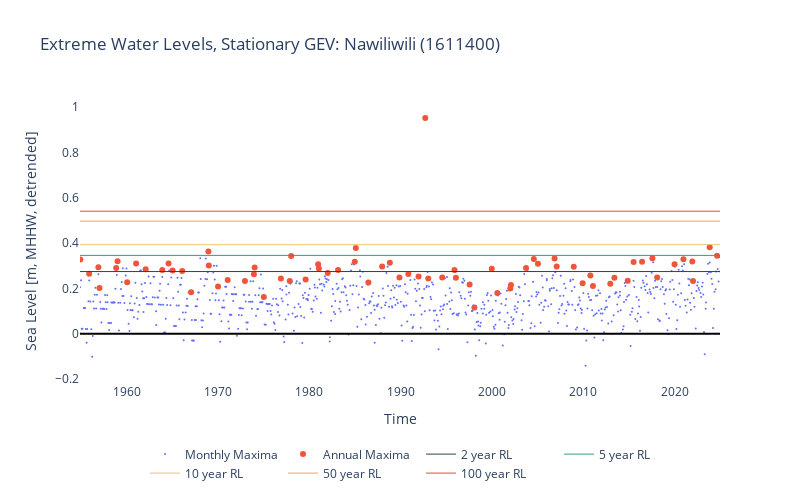

Notebook cell for this chart:
### Markdown cell above
```{glue:figure} SL_extremes_timeseries
:name: "SL_extremes_timeseries"

Extreme water levels at {glue:text}`station_name`, plotted with the background long-term trend removed. The 2,10,50, and 100 return levels are shown in blue, green, yellow and orange respectively. Both monthly and yearly maxima are obtained using the block maxima method. The GEV-derived stationary return levels are derived using the pyextremes python package. One key takeaway from this figure: removing the trend shows that we've had some significant events in the past that do not show up in our rankings. 
```

### Code cell
import plotly.graph_objects as go


fig = go.Figure()

# Add monthly maxima as a line
fig.add_trace(go.Scatter(x=BM_month.index, y=BM_month, mode='markers', name='Monthly Maxima', marker=dict(size=2)))

# Add annual maxima as scatter points
fig.add_trace(go.Scatter(x=BM_year.index, y=BM_year, mode='markers', name='Annual Maxima'))


colors = ['#264653',  # dark cyan
          '#2a9d8f',  # teal
          '#e9c46a',  # sandy yellow
          '#f4a261',  # sandy orange
          "#f14b22"]  # dark orange


# Add return levels as labeled lines
for i, period in enumerate(return_periods):
    fig.add_trace(go.Scatter(x=[BM_month.index.min(), BM_month.index.max()],
                             y=[summary.loc[period, 'Water Level (m, MHHW)']] * 2,
                             mode='lines',
                             line=dict(color=colors[i], width=1),
                             name=f'{period} year RL'))
    
# Add a bold black line at 0 for MHHW
fig.add_hline(y=0, line=dict(color='black', width=2))

# Set titles and labels
fig.update_layout(title=f'Extreme Water Levels, Stationary GEV: {station_name} ({station_id})',
                  xaxis_title='Time',
                  yaxis_title='Sea Level [m, MHHW, detrended]',
                  legend=dict(x=0.5, xanchor='center', y=-0.2, orientation='h', bgcolor='rgba(255,255,255,0.8)'),
                  plot_bgcolor='white',  # Set plot background to white
                  paper_bgcolor='white')  # Set overall background to white

# Set x-axis limits if needed
fig.update_xaxes(range=[BM_month.index.min(), BM_month.index.max()])
fig.update_layout(width=800, height=500,autosize=False)
# Show the figure
fig.show()

# save the figure
figname = 'SL_extremes_monthly_annual_maxima_' + station_name + '.html'

fig.write_html(output_dir / figname)

### Figure 1 — Plotly figure (JSON) as saved in the notebook; plotly's stock layout.template omitted (floating-point values rounded to 4 significant figures; data arrays with more than 128 entries replaced by an {"elided": "..."} marker saying what was removed)
{"data": [{"marker": {"size": 2}, "mode": "markers", "name": "Monthly Maxima", "type": "scatter", "x": {"elided": "841 str values"}, "y": {"elided": "841 float values"}}, {"mode": "markers", "name": "Annual Maxima", "type": "scatter", "x": ["1954-12-10T14:00:00.000000000", "1955-11-29T14:00:00.000000000", "1956-12-01T13:00:00.000000000", "1957-01-16T14:00:00.000000000", "1958-11-12T14:00:00.000000000", "1959-01-08T13:00:00.000000000", "1960-01-27T14:00:00.000000000", "1961-01-17T15:00:00.000000000", "1962-02-04T14:00:00.000000000", "1963-12-01T14:00:00.000000000", "1964-08-07T01:00:00.000000000", "1965-01-17T14:00:00.000000000", "1966-02-05T14:00:00.000000000", "1967-01-25T14:00:00.000000000", "1968-12-18T13:00:00.000000000", "1969-01-02T14:00:00.000000000", "1970-01-06T13:00:00.000000000", "1971-01-27T14:00:00.000000000", "1972-12-17T11:00:00.000000000", "1973-12-10T14:00:00.000000000", "1974-01-07T13:00:00.000000000", "1975-01-10T13:00:00.000000000", "1976-11-22T15:00:00.000000000", "1977-11-11T14:00:00.000000000", "1978-01-07T13:00:00.000000000", "1979-08-08T02:00:00.000000000", "1980-12-21T14:00:00.000000000", "1981-01-19T13:00:00.000000000", "1982-01-09T13:00:00.000000000", "1983-02-25T13:00:00.000000000", "1984-12-23T15:00:00.000000000", "1985-02-04T14:00:00.000000000", "1986-06-22T02:00:00.000000000", "1987-12-22T15:00:00.000000000", "1988-10-26T14:00:00.000000000", "1989-11-13T14:00:00.000000000", "1990-11-04T15:00:00.000000000", "1991-12-19T13:00:00.000000000", "1992-09-12T02:00:00.000000000", "1993-01-09T15:00:00.000000000", "1994-07-22T01:00:00.000000000", "1995-11-22T14:00:00.000000000", "1996-01-19T13:00:00.000000000", "1997-07-20T02:00:00.000000000", "1998-01-28T15:00:00.000000000", "1999-12-22T14:00:00.000000000", "2000-07-31T02:00:00.000000000", "2001-12-31T15:00:00.000000000", "2002-01-29T15:00:00.000000000", "2003-09-24T00:00:00.000000000", "2004-07-31T01:00:00.000000000", "2005-01-11T15:00:00.000000000", "2006-11-06T14:00:00.000000000", "2007-01-30T13:00:00.000000000", "2008-12-13T15:00:00.000000000", "2009-12-03T15:00:00.000000000", "2010-10-09T15:00:00.000000000", "2011-01-19T14:00:00.000000000", "2012-12-13T14:00:00.000000000", "2013-05-26T03:00:00.000000000", "2014-11-08T15:00:00.000000000", "2015-07-03T03:00:00.000000000", "2016-06-05T02:00:00.000000000", "2017-07-23T02:00:00.000000000", "2018-01-30T13:00:00.000000000", "2019-12-25T14:00:00.000000000", "2020-12-15T15:00:00.000000000", "2021-12-05T15:00:00.000000000", "2022-01-02T14:00:00.000000000", "2023-10-30T15:00:00.000000000", "2024-08-20T02:00:00.000000000"], "y": [0.3279, 0.2651, 0.2943, 0.202, 0.2907, 0.3204, 0.2274, 0.3106, 0.2847, 0.2813, 0.3101, 0.2792, 0.2773, 0.1835, 0.363, 0.3019, 0.2091, 0.2371, 0.2336, 0.2628, 0.2927, 0.1628, 0.2443, 0.2335, 0.3433, 0.2393, 0.3068, 0.2887, 0.2689, 0.2818, 0.3184, 0.3792, 0.2266, 0.2969, 0.3143, 0.2483, 0.2645, 0.2535, 0.9531, 0.2445, 0.2487, 0.2822, 0.2479, 0.2181, 0.1162, 0.2877, 0.1805, 0.1999, 0.2158, 0.2907, 0.3301, 0.3093, 0.333, 0.2975, 0.2961, 0.2233, 0.2577, 0.2112, 0.2207, 0.2478, 0.2341, 0.3169, 0.3182, 0.3331, 0.2492, 0.3067, 0.3289, 0.3191, 0.2329, 0.3826, 0.3451]}, {"line": {"color": "#264653", "width": 1}, "mode": "lines", "name": "2 year RL", "type": "scatter", "x": ["1954-11-27T15:00:00", "2024-12-15T14:00:00"], "y": [0.2749, 0.2749]}, {"line": {"color": "#2a9d8f", "width": 1}, "mode": "lines", "name": "5 year RL", "type": "scatter", "x": ["1954-11-27T15:00:00", "2024-12-15T14:00:00"], "y": [0.3462, 0.3462]}, {"line": {"color": "#e9c46a", "width": 1}, "mode": "lines", "name": "10 year RL", "type": "scatter", "x": ["1954-11-27T15:00:00", "2024-12-15T14:00:00"], "y": [0.3935, 0.3935]}, {"line": {"color": "#f4a261", "width": 1}, "mode": "lines", "name": "50 year RL", "type": "scatter", "x": ["1954-11-27T15:00:00", "2024-12-15T14:00:00"], "y": [0.4974, 0.4974]}, {"line": {"color": "#f14b22", "width": 1}, "mode": "lines", "name": "100 year RL", "type": "scatter", "x": ["1954-11-27T15:00:00", "2024-12-15T14:00:00"], "y": [0.5413, 0.5413]}], "layout": {"autosize": false, "height": 500, "legend": {"bgcolor": "rgba(255,255,255,0.8)", "orientation": "h", "x": 0.5, "xanchor": "center", "y": -0.2}, "paper_bgcolor": "white", "plot_bgcolor": "white", "shapes": [{"line": {"color": "black", "width": 2}, "type": "line", "x0": 0, "x1": 1, "xref": "x domain", "y0": 0, "y1": 0, "yref": "y"}], "title": {"text": "Extreme Water Levels, Stationary GEV: Nawiliwili (1611400)"}, "width": 800, "xaxis": {"range": ["1954-11-27T15:00:00", "2024-12-15T14:00:00"], "title": {"text": "Time"}}, "yaxis": {"title": {"text": "Sea Level [m, MHHW, detrended]"}}}}
